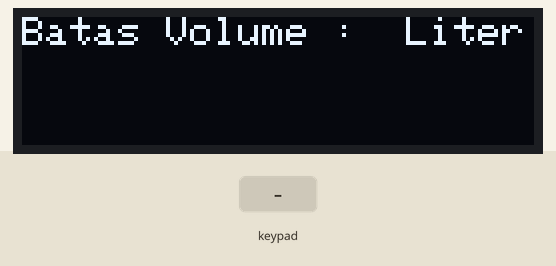
Recording of a sketch running on a simulated ESP32. Parts: 128×32 one-colour display. Inputs (shaded band) come from the test bench. What the sketch prints to the serial monitor is not drawn.

Above: at 2.2 s.
2.3 s: key 'A' pressed
At 2.7 s:
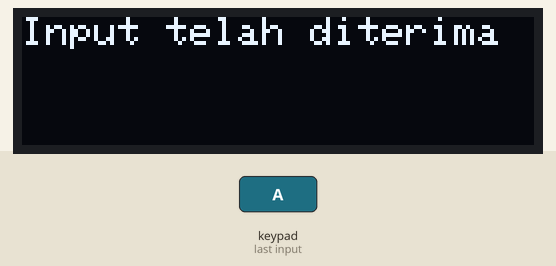
4.3 s: keypad keys 1 8 5 1 7 1 6 # pressed 0.4 s apart
At 8.6 s:
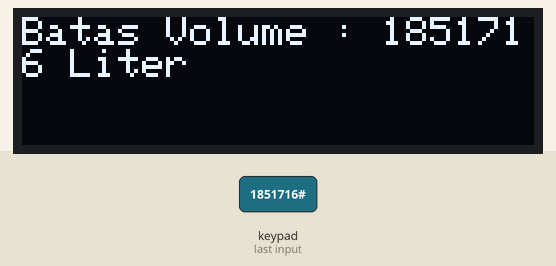
9.0 s: keypad keys 1 8 5 1 7 1 6 A pressed 0.4 s apart
At 9.21 s:
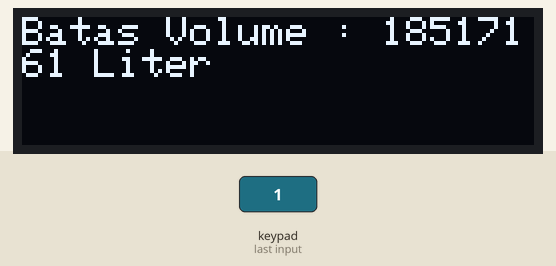
13.8 s: keypad keys 4 0 2 1 5 A pressed 0.4 s apart
At 14.41 s:
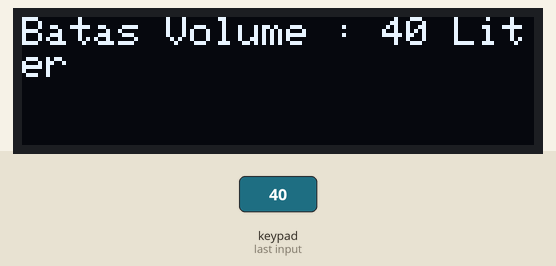
17.7 s: key '2' pressed
At 18.4 s:
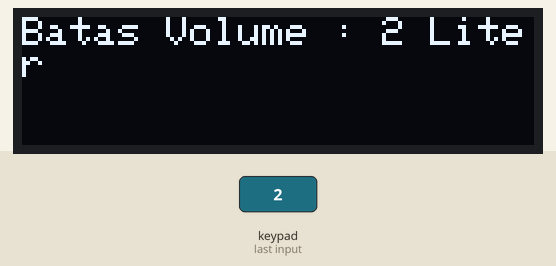
19.2 s: key 'B' pressed
At 19.27 s:
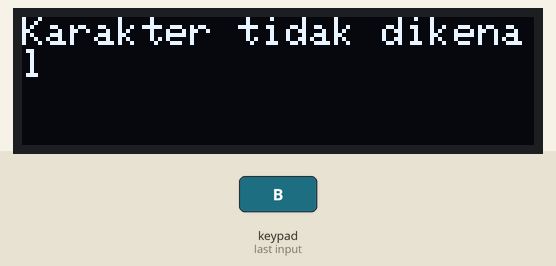
Timing chart, 0 to 21.8 s (numbered marks = the images above; inputs shaded):
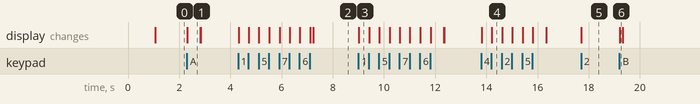

The sketch:

ESP32_3_KEYPAD_OLED.ino
```cpp
#include <Wire.h>
#include <Adafruit_GFX.h>
#include <Adafruit_SSD1306.h>
#include <Keypad.h>

#define SCREEN_WIDTH 128
#define SCREEN_HEIGHT 32
#define OLED_RESET -1

// Set up display to use I2CMaster (Bus 1) for OLED
TwoWire I2CMaster = TwoWire(1);  // Use I2C Bus 1 for OLED (master mode)
Adafruit_SSD1306 display(SCREEN_WIDTH, SCREEN_HEIGHT, &I2CMaster, OLED_RESET);

const byte ROWS = 4;
const byte COLS = 4;
char keys[ROWS][COLS] = {
  {'1', '2', '3', 'A'},
  {'4', '5', '6', 'B'},
  {'7', '8', '9', 'C'},
  {',', '0', '#', 'D'}
};

byte rowPins[ROWS] = {18, 5, 17, 16};
byte colPins[COLS] = {4, 0, 2, 15};
Keypad keypad = Keypad(makeKeymap(keys), rowPins, colPins, ROWS, COLS);

String volume = "";
float batas_volume = 0.0;
String Strbatas_vol = "";

// Timer interval untuk mengatur pengiriman serial
unsigned long lastSendTime = 0;
const unsigned long sendInterval = 500;  // Interval waktu dalam milidetik

void setup() {
  Serial.begin(115200);

  // Initialize I2C Bus 1 (Master) for OLED display
  I2CMaster.begin(27, 14);  // SDA on 27, SCL on 14 for OLED
  if (!display.begin(SSD1306_SWITCHCAPVCC, 0x3C)) {
    Serial.println("OLED initialization failed");
    while (1); // Halt if OLED fails to initialize
  }
  display.clearDisplay();
  display.setTextSize(1);
  display.setTextColor(SSD1306_WHITE);
  display.setCursor(0, 0);
  display.print("Initializing...");
  display.display();
  delay(1000);  // Delay to check if initialization message appears

  updateDisplay();

  // Initialize Serial1 for communication with receiver ESP32
  Serial1.begin(9600, SERIAL_8N1, 26, 25);
}

void loop() {
  char key = keypad.getKey();

  if (key) {
    if (isDigit(key)) {
      volume += key;
      updateDisplay();
    } else if (key == ',') {
      if (volume.indexOf(',') == -1) {
        volume += '.';
        updateDisplay();
      }
    } else if (key == 'A') {
      if (!volume.isEmpty()) {
        batas_volume = volume.toFloat();

        if (isnan(batas_volume) || batas_volume == 0.0) {
          batas_volume = 0.0;
          Serial.println("Batas Volume ditetapkan: Tidak ada");
        } else {
          Serial.print("Batas Volume ditetapkan: ");
          Serial.println(batas_volume);
        }
      } else {
        batas_volume = 0.0;
        Serial.println("Batas Volume ditetapkan: Tidak ada");
      }
      showConfirmation();
      volume = "";
      updateDisplay();
    } else {
      displayWarning();
      delay(100);
      updateDisplay();
    }
  }

  // Mengirim data hanya jika interval waktu tercapai
  if (millis() - lastSendTime >= sendInterval) {
    lastSendTime = millis();  // Reset timer

    Strbatas_vol = String(batas_volume); // Konversi float ke string
    Serial1.println(Strbatas_vol);       // Kirim data ke Serial1
    Serial.print("Mengirim data: ");
    Serial.println(Strbatas_vol);        // Tampilkan di Serial Monitor
  }
}

void updateDisplay() {
  display.clearDisplay();
  display.setCursor(0, 0);
  display.print("Batas Volume : ");
  display.print(volume);
  display.print(" Liter");
  display.display();
}

void displayWarning() {
  display.clearDisplay();
  display.setCursor(0, 0);
  display.print("Karakter tidak dikenal");
  display.display();
}

void showConfirmation() {
  display.clearDisplay();
  display.setCursor(0, 0);
  display.print("Input telah diterima");
  display.display();
  delay(500);

  display.clearDisplay();
  display.setCursor(0, 0);
  display.print("Batas Volume : ");
  display.print(batas_volume);
  display.print(" Liter");
  display.display();
}
```

Measured:
- after the input at 2.3 s, the display: changes at once (image 1)
- after the input at 4.3 s, the display: first changes at once (image 2 shows a later state)
- after the input at 9.0 s, the display: changes at once (image 3)
- after the input at 13.8 s, the display: first changes at once (image 4 shows a later state)
- after the input at 17.7 s, the display: changes at once (image 5)
- after the input at 19.2 s, the display: changes at once (image 6)
- what the display in image 1 shows lasts 0.5 s, from 2.3 s to 2.8 s
